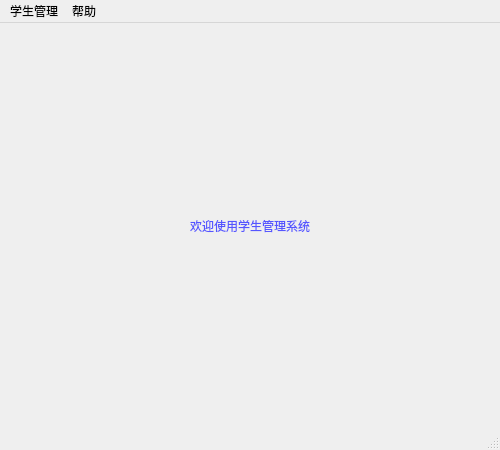
<?xml version="1.0" encoding="UTF-8"?>
<ui version="4.0">
 <class>MainWindow</class>
 <widget class="QMainWindow" name="MainWindow">
  <property name="geometry">
   <rect>
    <x>0</x>
    <y>0</y>
    <width>500</width>
    <height>450</height>
   </rect>
  </property>
  <property name="windowTitle">
   <string>MainWindow</string>
  </property>
  <widget class="QWidget" name="centralwidget">
   <layout class="QHBoxLayout" name="horizontalLayout">
    <item>
     <widget class="QLabel" name="label">
      <property name="styleSheet">
       <string notr="true">font: 26pt &quot;Sans Serif&quot;;
color:rgb(85, 85, 255)</string>
      </property>
      <property name="text">
       <string>欢迎使用学生管理系统</string>
      </property>
      <property name="alignment">
       <set>Qt::AlignCenter</set>
      </property>
     </widget>
    </item>
   </layout>
  </widget>
  <widget class="QMenuBar" name="menubar">
   <property name="geometry">
    <rect>
     <x>0</x>
     <y>0</y>
     <width>500</width>
     <height>17</height>
    </rect>
   </property>
   <widget class="QMenu" name="menu">
    <property name="title">
     <string>学生管理</string>
    </property>
    <addaction name="actionAddStu"/>
    <addaction name="actionQueryStu"/>
   </widget>
   <widget class="QMenu" name="menu_2">
    <property name="title">
     <string>帮助</string>
    </property>
    <addaction name="actionHelp"/>
    <addaction name="actionAbout"/>
   </widget>
   <addaction name="menu"/>
   <addaction name="menu_2"/>
  </widget>
  <widget class="QStatusBar" name="statusbar"/>
  <action name="actionAddStu">
   <property name="text">
    <string>添加学生</string>
   </property>
  </action>
  <action name="actionQueryStu">
   <property name="text">
    <string>查询信息</string>
   </property>
  </action>
  <action name="actionHelp">
   <property name="text">
    <string>帮助</string>
   </property>
  </action>
  <action name="actionAbout">
   <property name="text">
    <string>关于</string>
   </property>
  </action>
 </widget>
 <resources/>
 <connections/>
</ui>
